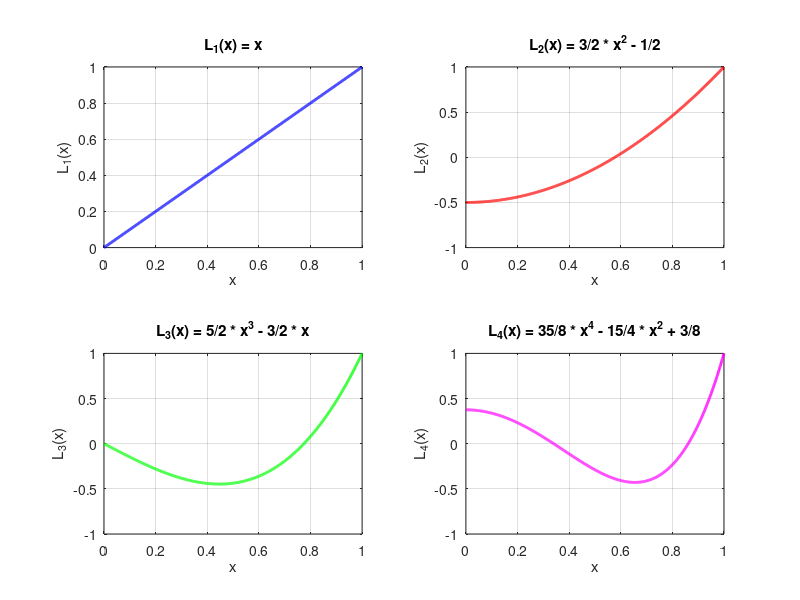

This figure's MATLAB source: (Note: this script raises an error after producing the figure.)
%% Lab 2: Polinoame ortogonale. Polinoame Taylor. Diferențe finite și divizate

clear all;  % Șterge toate variabilele din workspace
close all;  % Închide toate figurile deschise
clc;        % Șterge fereastra de comandă

%% 1. Primele 4 polinoame Legendre
% Polinoamele Legendre sunt soluții ale ecuației diferențiale Legendre
% și sunt ortogonale pe intervalul [-1,1] cu ponderea 1

figure(1)  % Creează o nouă figură cu identificatorul 1

% linspace(start, end, number_of_points) - creează un vector cu puncte egal spațiate
% Parametri: start = 0 (punctul de început), end = 1 (punctul final), 
%            number_of_points = 1000 (numărul de puncte)
x = linspace(0, 1, 1000);  % Generează 1000 de puncte între 0 și 1

% Definirea polinoamelor Legendre conform formulelor din enunț
% Notație: .^ înseamnă ridicare la putere element cu element (pentru vectori)
l1 = x;                                      % L1(x) = x
l2 = 3/2*x.^2 - 1/2;                         % L2(x) = (3/2)x^2 - 1/2
l3 = 5/2*x.^3 - 3/2*x;                       % L3(x) = (5/2)x^3 - (3/2)x  
l4 = 35/8*x.^4 - 15/4*x.^2 + 3/8;            % L4(x) = (35/8)x^4 - (15/4)x^2 + 3/8

% subplot(m, n, p) - împarte figura într-o matrice m x n de subgrafice
% și activează subgraficul cu poziția p (numărare de la stânga la dreapta, sus în jos)
subplot(2,2,1)  % Împarte figura în 2 rânduri și 2 coloane, activează subgraficul 1
% plot(x, y, 'style', 'LineWidth', width) - reprezintă grafic datele
% Parametri: x = vectorul axei x, y = vectorul axei y, 
%            'b-' = linie albastră continuă, LineWidth = grosimea liniei (2 puncte)
plot(x, l1, 'b-', 'LineWidth', 2)
grid on  % Activează grila în grafic
title('L_1(x) = x')  % Adaugă titlu
xlabel('x')          % Eticheta axei x
ylabel('L_1(x)')     % Eticheta axei y

subplot(2,2,2)
plot(x, l2, 'r-', 'LineWidth', 2)  % 'r-' = linie roșie continuă
grid on
title('L_2(x) = 3/2 * x^2 - 1/2')
xlabel('x')
ylabel('L_2(x)')

subplot(2,2,3)
plot(x, l3, 'g-', 'LineWidth', 2)  % 'g-' = linie verde continuă
grid on
title('L_3(x) = 5/2 * x^3 - 3/2 * x')
xlabel('x')
ylabel('L_3(x)')

subplot(2,2,4)
plot(x, l4, 'm-', 'LineWidth', 2)  % 'm-' = linie magenta continuă
grid on
title('L_4(x) = 35/8 * x^4 - 15/4 * x^2 + 3/8')
xlabel('x')
ylabel('L_4(x)')

% sgtitle('text') - adaugă un titlu general pentru toată figura (super titlu)
sgtitle('Polinoame Legendre pe [0,1]')

%% 2. Polinoame Chebyshev
% Polinoamele Chebyshev de speța I sunt ortogonale pe [-1,1] cu ponderea 1/sqrt(1-x^2)

figure(2)  % Creează o nouă figură pentru polinoamele Chebyshev

% a) Polinoamele T1, T2, T3 definite prin formula trigonometrică
% Formula: Tn(t) = cos(n * arccos(t))

t = linspace(-1, 1, 1000);  % Generează puncte pentru evaluarea polinoamelor

% cos(n * acos(t)) - calculează polinomul Chebyshev folosind definiția trigonometrică
% acos(t) - calculează arccosinus (inversa cosinusului)
T1_trig = cos(1 * acos(t));  % T1(x) = cos(arccos(x)) = x
T2_trig = cos(2 * acos(t));  % T2(x) = cos(2*arccos(x)) = 2x^2 - 1
T3_trig = cos(3 * acos(t));  % T3(x) = cos(3*arccos(x)) = 4x^3 - 3x

subplot(1,2,1)  % 1 rând, 2 coloane, primul subgrafic
% Plot multiple pe același grafic
plot(t, T1_trig, 'b-', t, T2_trig, 'r-', t, T3_trig, 'g-', 'LineWidth', 2)
grid on
% legend('label1', 'label2', ..., 'Location', 'position') - adaugă legendă
% 'Location', 'best' - plasează legenda în cea mai bună poziție automat
legend('T_1', 'T_2', 'T_3', 'Location', 'best')
title('P. Chebyshev (def. trig.)')
xlabel('t')
ylabel('T_n(t)')

% b) Primele n polinoame Chebyshev folosind formula de recurență
% Formula de recurență: T_{n+1}(x) = 2x*T_n(x) - T_{n-1}(x)
% cu T_0(x) = 1 și T_1(x) = x

n = 6;  % Numărul de polinoame de generat
x = linspace(-1, 1, 1000);  % Puncte pentru evaluare

% zeros(rows, columns) - creează o matrice de zero-uri
% Inițializare matrice pentru stocarea polinoamelor
T = zeros(n, length(x));  % Matrice cu n rânduri (câte un polinom pe rând) și coloane = numărul de puncte

% Inițializare cazuri de bază pentru recurență
T(1,:) = ones(1, length(x));  % T0(x) = 1 (primul rând)
T(2,:) = x;                   % T1(x) = x (al doilea rând)

% Recurența pentru generarea polinoamelor
% for k = start:step:end - buclă de la start la end cu pasul step
for k = 2:n-1  % k de la 2 la n-1 (generăm T2 până la T{n})
    % Calculăm T(k+1) folosind T(k) și T(k-1)
    % .* - înmulțire element cu element
    T(k+1,:) = 2*x.*T(k,:) - T(k-1,:);
end

subplot(1,2,2)  % 1 rând, 2 coloane, al doilea subgrafic

% lines(n) - generează n culori distincte pentru plotare
colors = lines(n);

hold on  % Păstrează graficele existente și adaugă peste ele

% Plotăm toate polinoamele generate
for k = 1:n
    % 'Color', colors(k,:) - folosește culoarea k din setul generat
    plot(x, T(k,:), 'Color', colors(k,:), 'LineWidth', 2)
end

hold off  % Oprește modul hold on

grid on

% arrayfun(@(k) sprintf(...), 1:n) - aplică funcția la fiecare element 1:n
% sprintf - formatează string-uri (similar cu printf)
% 'UniformOutput', false - pentru că rezultatul este un cell array de string-uri
legend(arrayfun(@(k) sprintf('T_{%d}', k-1), 1:n, 'UniformOutput', false), ...
       'Location', 'best')
title('1st 6 p. Chebyshev (recurență)')
xlabel('x')
ylabel('T_n(x)')

sgtitle('Polinoame Chebyshev')

%% 3. Polinoame Taylor pentru f(x) = e^x
% Polinomul Taylor de grad n: P_n(x) = sum_{k=0}^n (x-x0)^k/k! * f^(k)(x0)

figure(3)

% Definim intervalul și punctul de dezvoltare
x = linspace(-1, 3, 1000);  % Intervalul pe care plotăm
x0 = 0;                      % Punctul în jurul căruia facem dezvoltarea

% @(x) exp(x) - definește o funcție anonimă (lambda function)
% f = @(argumente) expresie
f = @(x) exp(x);  % Funcția originală f(x) = e^x

% Pentru f(x)=e^x, toate derivatele sunt e^x, deci f^(k)(0) = 1
f_deriv = 1;  % Valoarea derivatelor în punctul x0

hold on

% jet(n) - generează n culori din paleta jet
colors = jet(7);  % 7 culori (pentru n=0..5 și funcția originală)

% Generăm polinoame Taylor de grad 0 până la 5
for n = 0:5  % n = gradul polinomului
    % zeros(size(x)) - creează un vector de zero-uri de aceeași dimensiune ca x
    Pn = zeros(size(x));  % Inițializare polinom
    
    % Suma Taylor
    for k = 0:n
        % factorial(k) - calculează k! (factorial)
        % (x - x0).^k - (x-x0) la puterea k (element cu element)
        Pn = Pn + (x - x0).^k / factorial(k) * f_deriv;
    end
    
    % 'DisplayName', sprintf(...) - numele pentru legendă
    plot(x, Pn, 'Color', colors(n+1,:), 'LineWidth', 1.5, ...
         'DisplayName', sprintf('P_%d(x)', n))
end

% Plot funcția originală pentru comparație
% 'k-' = linie neagră continuă
plot(x, f(x), 'k-', 'LineWidth', 3, 'DisplayName', 'e^x')

hold off
grid on
legend('Location', 'best')
xlabel('x')
ylabel('y')
title('Polinoame Taylor pentru f(x) = e^x, x_0 = 0')

% xlim([min max]) - setează limitele axei x
xlim([-1, 3])
% ylim([min max]) - setează limitele axei y
ylim([-2, 20])

%% 4. Tabelul diferențelor finite
% Diferențe finite: Δf(x) = f(x+h) - f(x)

h = 0.25;  % Pasul pentru diferențe finite
i = 0:6;   % Vector de indici de la 0 la 6
xi = 1 + i * h;  % Punctele: 1, 1.25, 1.5, ..., 2.5

% Definim funcția f(x) = sqrt(5x^2 + 1)
f = @(x) sqrt(5*x.^2 + 1);
yi = f(xi);  % Evaluăm funcția în punctele xi

% Construirea tabelului diferențelor finite
n = length(yi);  % Numărul de puncte
dif_finite = zeros(n, n);  % Matrice pentru tabel (triunghiulară)
dif_finite(:,1) = yi';     % Prima coloană conține valorile funcției

% Calculăm diferențele finite de ordin superior
% for j = 2:n - pentru fiecare coloană (începând cu a doua)
for j = 2:n
    % for i = 1:n-j+1 - pentru fiecare element valid din coloana curentă
    for i = 1:n-j+1
        % Diferența finită de ordin j: Δ^j f(i) = Δ^(j-1) f(i+1) - Δ^(j-1) f(i)
        dif_finite(i,j) = dif_finite(i+1,j-1) - dif_finite(i,j-1);
    end
end

% Afișarea tabelului
% fprintf(format, variables) - scrie formatat în consolă
fprintf('\n=== Problema 4: Tabelul diferențelor finite ===\n');
fprintf('h = %.2f\n', h);  % %.2f - afișează cu 2 zecimale
fprintf('xi\t\tf(xi)\t\t\tΔf\t\t\tΔ^2f\t\t\tΔ^3f\t\t\tΔ^4f\t\t\tΔ^5f\t\t\tΔ^6f\n');  % \t = tab

for i = 1:n
    fprintf('%.2f\t\t%.6f', xi(i), dif_finite(i,1));  % %.6f - afișează cu 6 zecimale
    for j = 2:n-i+1
        fprintf('\t\t%.6f', dif_finite(i,j));
    end
    fprintf('\n');  % Linie nouă
end

%% 5. Tabelul diferențelor divizate
% Diferențe divizate: f[xi, xj] = (f(xj) - f(xi))/(xj - xi)

x = [2, 4, 6, 8];  % Punctele date
f = [4, 8, 14, 16];  % Valorile funcției în puncte
n = length(x);  % Numărul de puncte

% Construirea tabelului diferențelor divizate
dif_div = zeros(n, n);  % Matrice pentru tabel
dif_div(:,1) = f';      % Prima coloană = valorile funcției

% Calculăm diferențele divizate de ordin superior
for j = 2:n
    for i = 1:n-j+1
        % Diferența divizată de ordin j:
        % f[xi, xi+1, ..., xi+j] = (f[xi+1, ..., xi+j] - f[xi, ..., xi+j-1]) / (x(i+j) - x(i))
        dif_div(i,j) = (dif_div(i+1,j-1) - dif_div(i,j-1)) / (x(i+j-1) - x(i));
    end
end

% Afișarea tabelului
fprintf('\n=== Problema 5: Tabelul diferențelor divizate ===\n');
fprintf('xi\t\tf[xi]\t\tf[xi,xi+1]\tf[xi,...,i+2]\tf[xi,...,xi+3]\n');

for i = 1:n
    fprintf('%.0f\t\t%.2f', x(i), dif_div(i,1));  % %.0f - afișează fără zecimale
    for j = 2:n-i+1
        fprintf('\t\t%.4f', dif_div(i,j));  % %.4f - afișează cu 4 zecimale
    end
    fprintf('\n');
end

% Verificare - calculul polinomului de interpolare Newton folosind diferențele divizate
% Forma Newton: P(x) = f[x0] + f[x0,x1](x-x0) + f[x0,x1,x2](x-x0)(x-x1) + ...
fprintf('\nVerificare: Polinomul de interpolare Newton:\n');
fprintf('P(x) = %.2f + %.2f(x-%.0f) + %.2f(x-%.0f)(x-%.0f) + %.2f(x-%.0f)(x-%.0f)(x-%.0f)\n', ...
    dif_div(1,1), dif_div(1,2), x(1), dif_div(1,3), x(1), x(2), ...
    dif_div(1,4), x(1), x(2), x(3));
